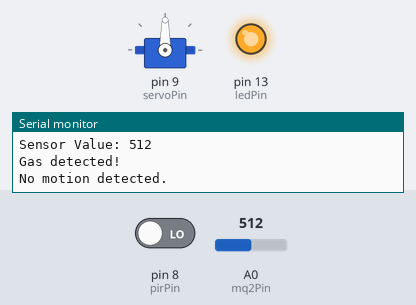
Simulated run of this sketch. Board: Arduino Uno, built with avr-gcc and run on an emulated ATmega328P. Shown: servo, output pins drawn as LEDs (lit = HIGH), the last lines printed to the serial monitor. The inputs (shaded band) are chosen by the test bench; at power-on: A0 (mq2Pin) = 512, pin 8 (pirPin) LOW.

Above: at 3.3 s.
3.4 s: A0 (mq2Pin) set to 239
6.7 s: A0 (mq2Pin) set to 207
At 8.6 s:
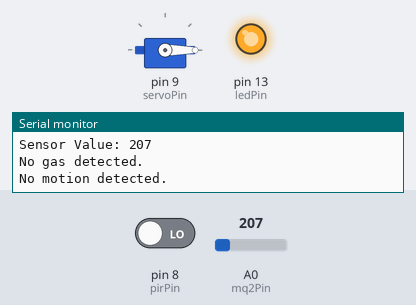
10.0 s: pin 8 (pirPin) driven HIGH
At 11.3 s:
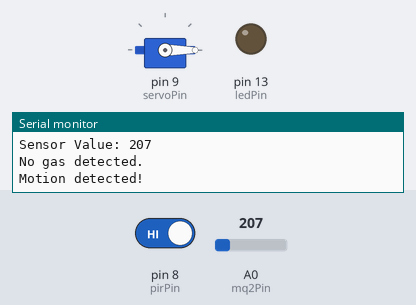
13.3 s: A0 (mq2Pin) set to 230
At 15.5 s:
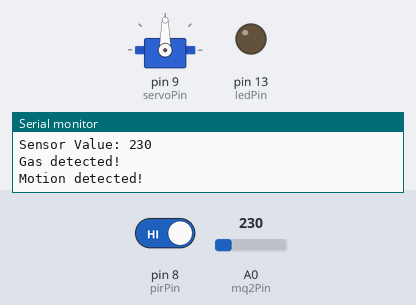
16.6 s: A0 (mq2Pin) set to 210
At 19.0 s:
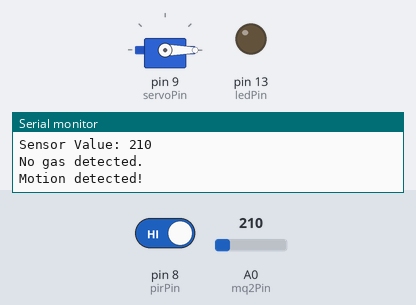
19.9 s: A0 (mq2Pin) set to 306
At 21.3 s:
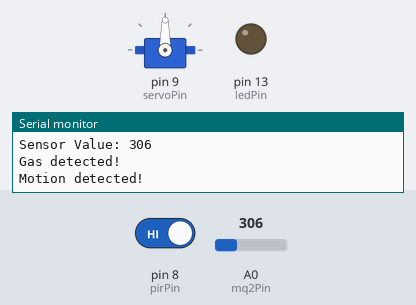
Timing chart, 0 to 22.9 s (numbered marks = the images above; inputs shaded):
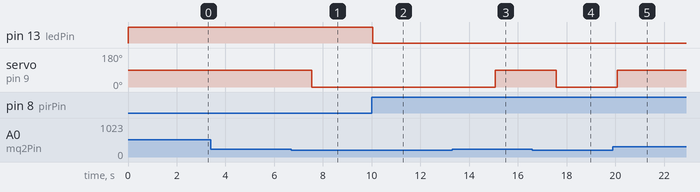

The sketch:

PIR_GAS.ino
```cpp
#include <MQ2.h>
#include <Servo.h>
#include "MQ2.h"


const int mq2Pin = A0;  // Analog pin connected to the MQ-2 sensor
const int servoPin = 9;  // Digital pin connected to the SG90 servo
const int pirPin = 8;       // Digital pin connected to the PIR sensor
const int ledPin = 13;      // Digital pin connected to the LED

Servo myservo;  // Create a Servo object to control the servo


int sensorValue = 0;  // Variable to store the sensor reading
int threshold = 220;  // Threshold value for gas detection (adjust based on testing)
int pirState = LOW;       // PIR sensor state (LOW = no motion, HIGH = motion detected)


void setup() {
  Serial.begin(9600);  // Initialize serial communication at 9600 baud
  myservo.attach(servoPin);  // Attach the servo to the specified pin
  pinMode(pirPin, INPUT); // Set PIR sensor pin as input
  pinMode(ledPin, OUTPUT); // Set LED pin as output
  Serial.println();
}

void loop() {

  pirState = digitalRead(pirPin);
  sensorValue = analogRead(mq2Pin);  // Read analog value from the MQ-2 sensor

  Serial.print("Sensor Value: ");
  Serial.println(sensorValue);  // Print sensor value to serial monitor

  if (sensorValue > threshold) {
    Serial.println("Gas detected!");
    myservo.write(90);  // Turn the servo 90 degrees (adjust angle as needed)
    delay(10);  // Short delay for responsiveness (adjust as needed)
  }

  else {
    Serial.println("No gas detected.");
    myservo.write(0);   // Turn the servo back to its initial position
    delay(10);  // Short delay (adjust as needed)
  }
  // Motion detection with LED
  if (pirState == HIGH) {
    Serial.println("Motion detected!");
    digitalWrite(ledPin, LOW);  // Turn LED on
  }
  else {
    Serial.println("No motion detected.");
    digitalWrite(ledPin, HIGH);   // Turn LED off
  }


  delay(2500);
}
```

Measured:
- the behaviour switches between 221 and 220 on A0 (mq2Pin) (found by bisection; images 0 and 1)
- after the input at 6.7 s, servo on pin 9 (servoPin): 90° → 0° after 0.83 s
- after the input at 10.0 s, pin 13 (ledPin): HIGH → LOW after 0.05 s
- after the input at 13.3 s, servo on pin 9 (servoPin): 0° → 90° after 1.8 s
- after the input at 16.6 s, servo on pin 9 (servoPin): 90° → 0° after 0.98 s
- after the input at 19.9 s, servo on pin 9 (servoPin): 0° → 90° after 0.19 s
